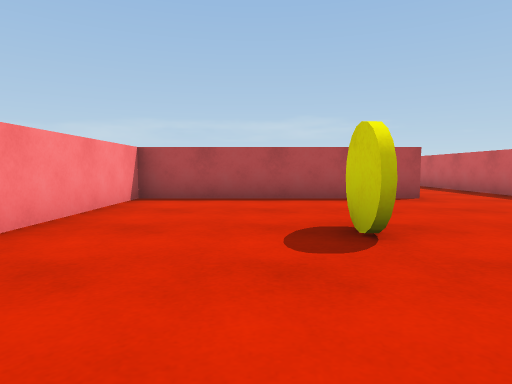
View 1 (above)

18 first-person views from a walk through a Unity game level. The camera is 0.58 m above the floor, tilts 4° down and sees 75° across. The floor is counted in squares, 1 m on a side. Each view is taken from the middle of a square. On the plan, view 1 faces up. The plan holds only what a view shows up to about 9 squares ahead; the rest is blank. The place goes on beyond the plan. The player character is not drawn. Surface patterns are stand-ins for the level's own textures.

View 2
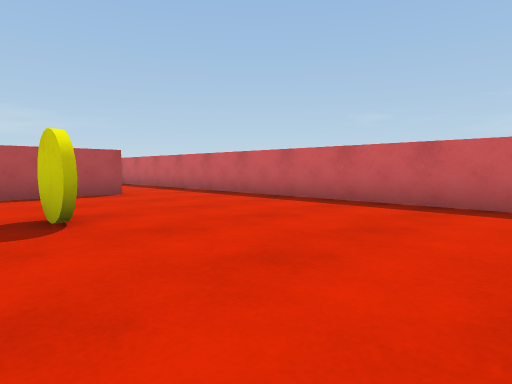

View 3
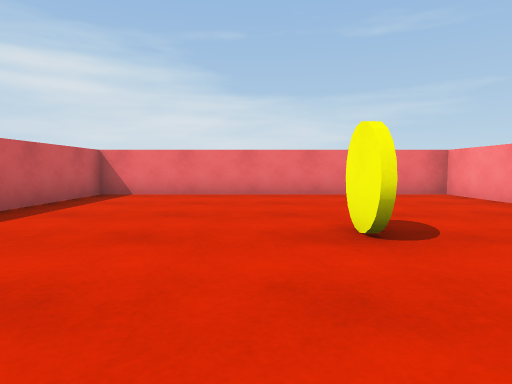

View 4
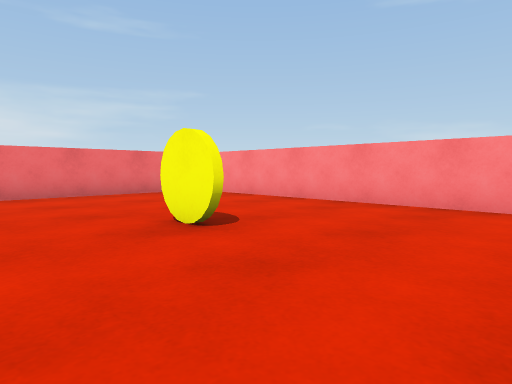

View 5
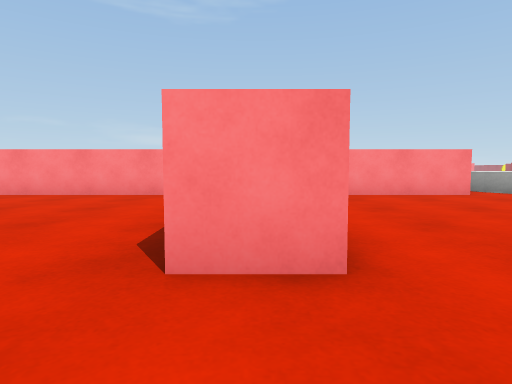

View 6
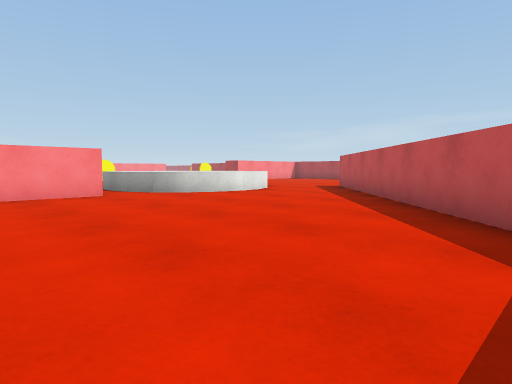

View 7
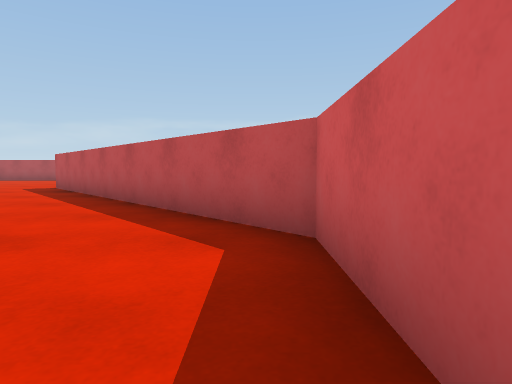

View 8
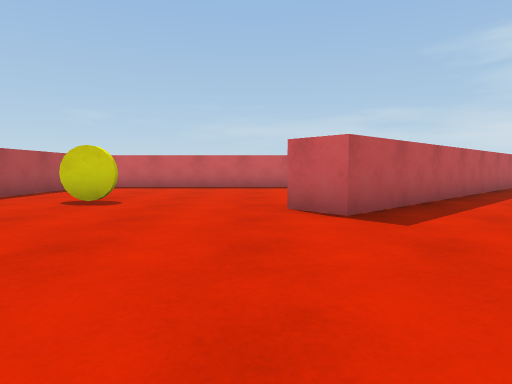

View 9
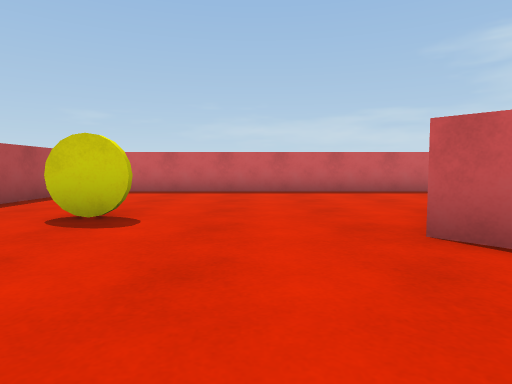

View 10
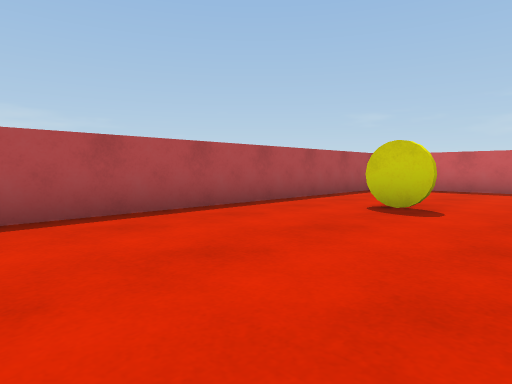

View 11
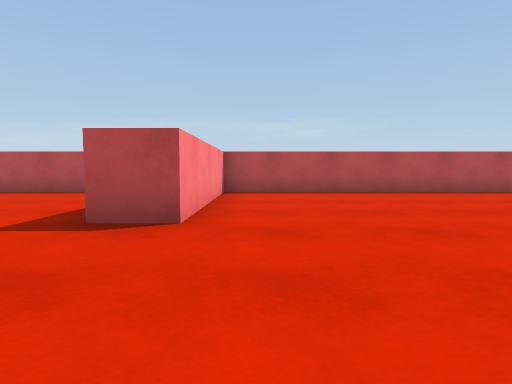

View 12
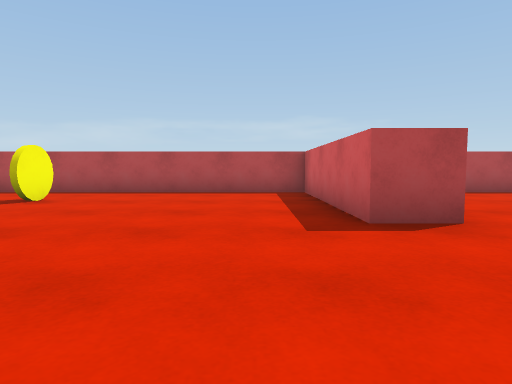

View 13
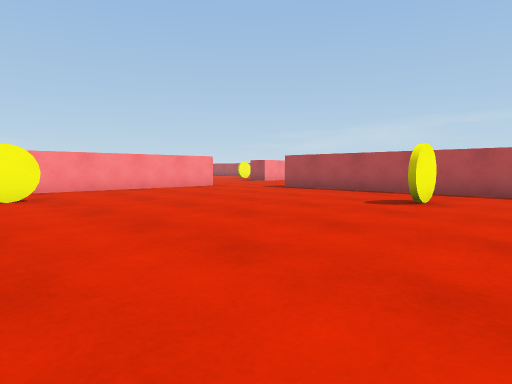

View 14
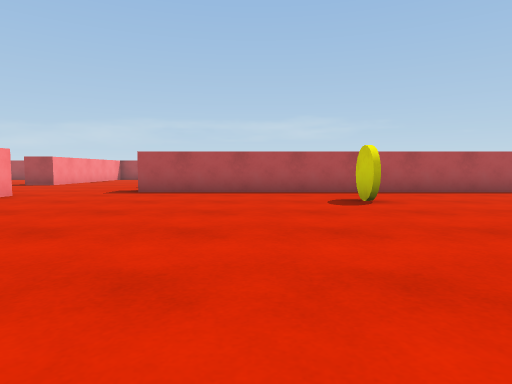

View 15
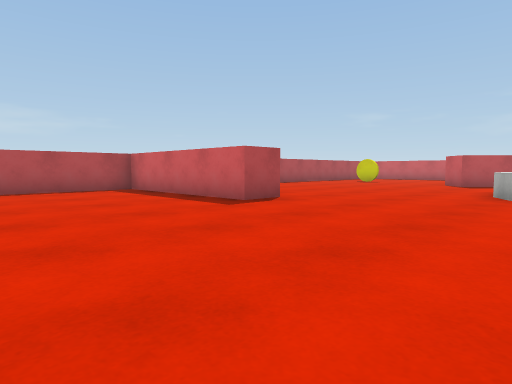

View 16
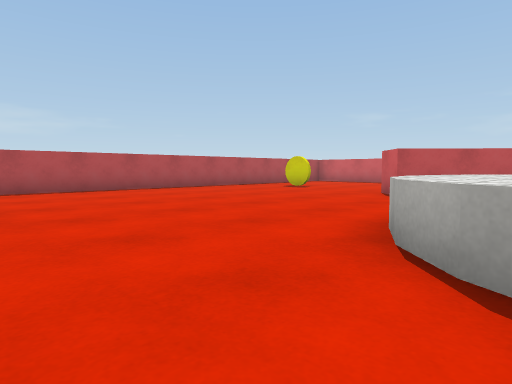

View 17
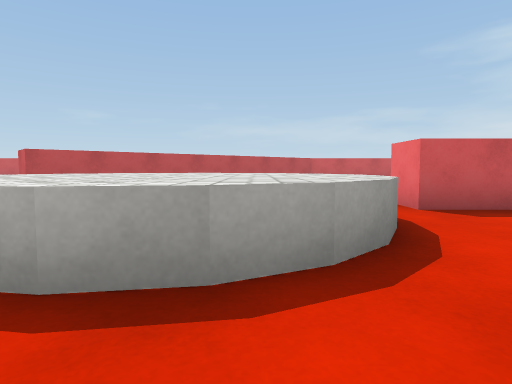

View 18
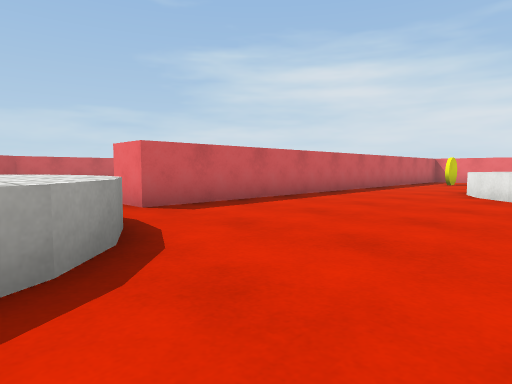

### Floor plan
Key: @ floor where view 1 was taken; # wall or solid block; . floor; ^ raised ledge; Y yellow disc.
Columns run from 20 left of view 1 to 6 right of it. Each row starts with its distance up from view 1.
 26 ..#######################
 25 ............#............
 24 ............#.............#
 23 ......Y.....#........Y....#
 22 ............#.............#
 21 ............#.............#
 20 ..........................#
 19 ....................#.....#
 18 .Y..................##....#
 17     ...........^^^...## ..#
 16        .......^^^^^...##
 15              .^^^^^....##
 14             ..^^^^^.....#
 13             ...^^^......###
 12             ..............#
 11             .....#........#
 10             .....#........#
  9              ....#........#
  8              ....#  ......#
  7              ....#######..#
  6              ^...#........#
  5              ^^..#........#
  4               ^. #........#
  3                  #...Y....#
  2                  #........#
  1                  #........#
  0                  #..@.....#
 -1                  #........#
 -2                  ##########

Where each view was taken, in squares from view 1:
view 1: 0 up, 0 right, facing up
view 2: 1 down, 0 right, facing up-right
view 3: 6 up, 2 right, facing down
view 4: 6 up, 3 right, facing down-left
view 5: 7 up, 5 right, facing left
view 6: 9 up, 5 right, facing up-left
view 7: 9 up, 5 right, facing up
view 8: 20 up, 5 left, facing right
view 9: 21 up, 3 left, facing right
view 10: 21 up, 4 left, facing up-right
view 11: 17 up, 7 left, facing up
view 12: 17 up, 10 left, facing up
view 13: 17 up, 12 left, facing up-left
view 14: 17 up, 16 left, facing up
view 15: 16 up, 13 left, facing up-right
view 16: 16 up, 8 left, facing up-right
view 17: 14 up, 8 left, facing right
view 18: 14 up, 8 left, facing down-right
